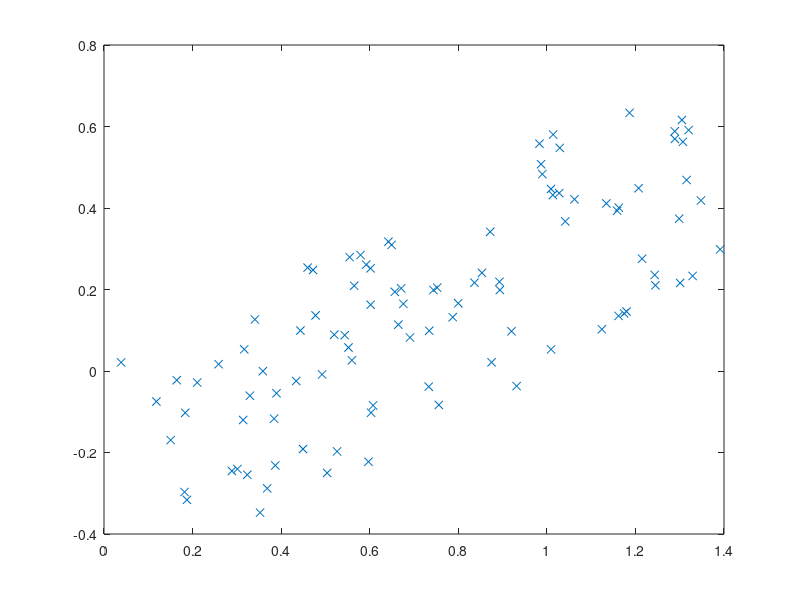

Write the MATLAB code that produced this figure.
%Aufgabe 1 a) Eigenvektorbestimmung

nDims = 2;
nVecs = 100;
nDataSets = 10;

TransMat = [ 0.25, 1.299; -0.433, 0.75 ];

DataSetMaxVarMat =[];
for i=1:nDataSets
	XdataMat = TransMat*rand(nDims,nVecs);

	plot(XdataMat(1,:),XdataMat(2,:),'x')

	xVarMat = [];
	vCvMat = [];
	for alphaAngle=1:360
		RotMat = [ cos(alphaAngle), sin(alphaAngle);-sin(alphaAngle), cos(alphaAngle) ];
		XrotShiftDataMat = RotMat*XdataMat;
		xVar = var(XrotShiftDataMat(:,1));
		xVarMat = [ xVarMat; alphaAngle, xVar ];	

		CovMat = cov(XrotShiftDataMat');
		DirVec = [cos(alphaAngle), sin(alphaAngle) ]';
		vCv = DirVec' * CovMat * DirVec;
		vCvMat = [ vCvMat ; alphaAngle, vCv ]; 
	end
	[maxXVar, maxXAlphaAngle] = max(xVarMat(:,2));
	DataSetMaxVarMat = [ DataSetMaxVarMat; maxXAlphaAngle, maxXVar];	

	[maxvCv, maxvCvAlphaAngle] = max(vCvMat(:,2))

%	plot(xVarMat(:,1),xVarMat(:,2));
%	sleep(1.5);
end

%plot(DataSetMaxVarMat(:,1),DataSetMaxVarMat(:,2),'xb')
